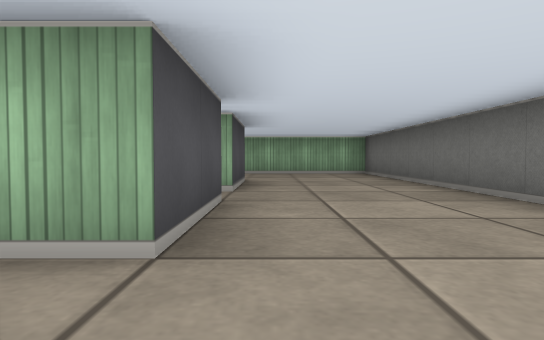
[1] (above)

24 first-person views from a walk through a cub3D level. The camera is about half as high as the walls, tilts 2° down and sees 75° across. The floor is counted in squares. Each view is taken from the middle of a square. On the plan, view 1 faces up. The plan holds only what a view shows up to about 9 squares ahead; the rest is blank.

[2]
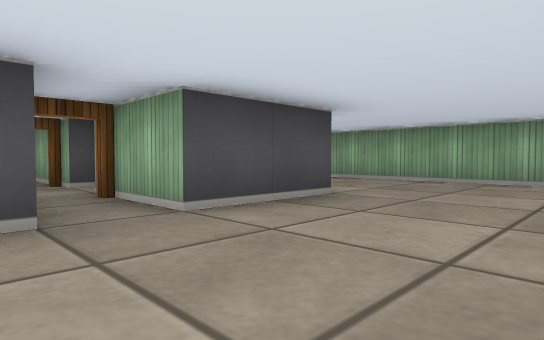

[3]
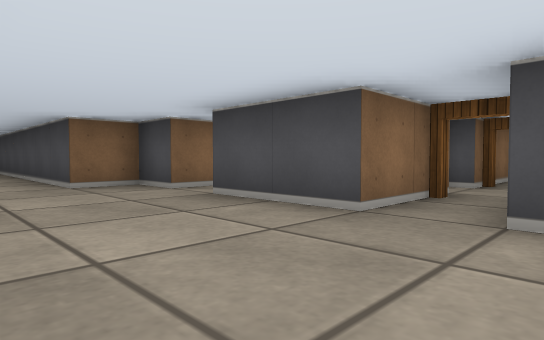

[4]
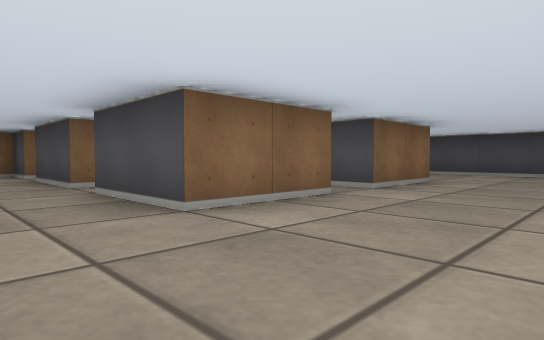

[5]
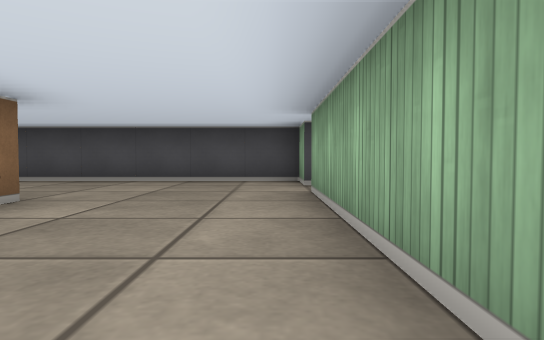

[6]
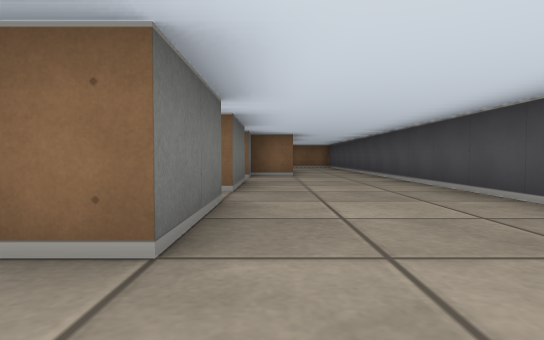

[7]
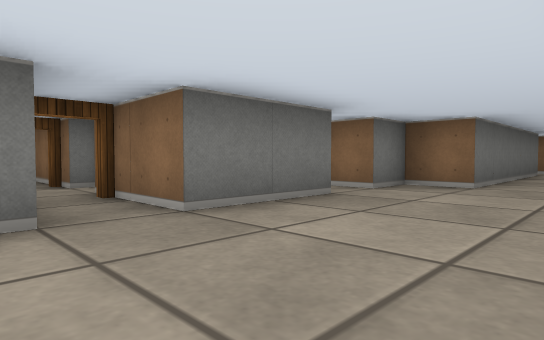

[8]
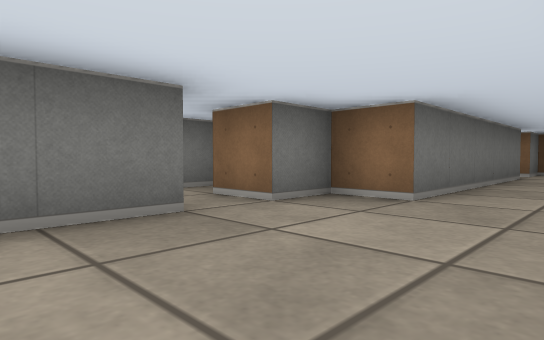

[9]
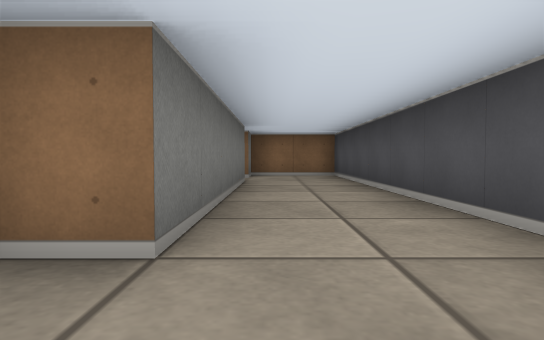

[10]
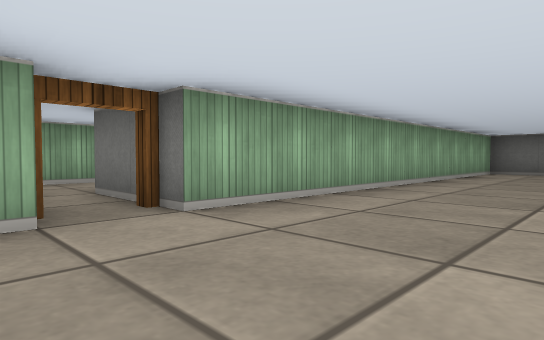

[11]
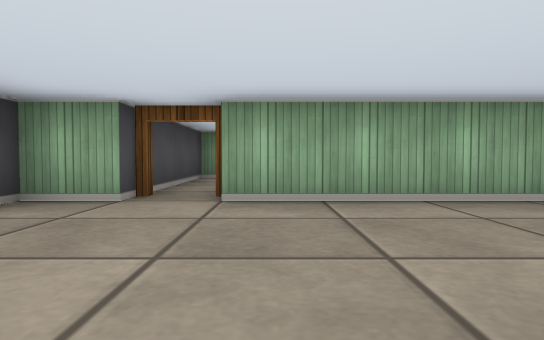

[12]
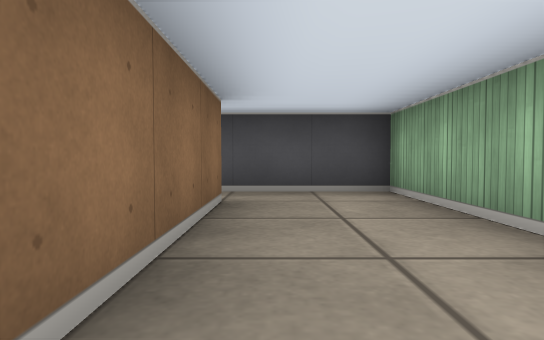

[13]
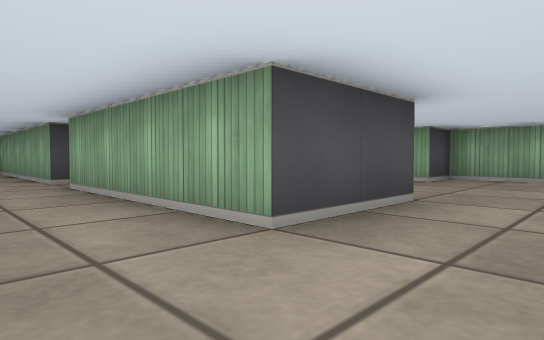

[14]
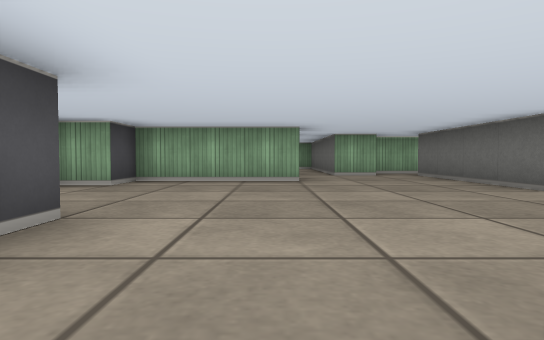

[15]
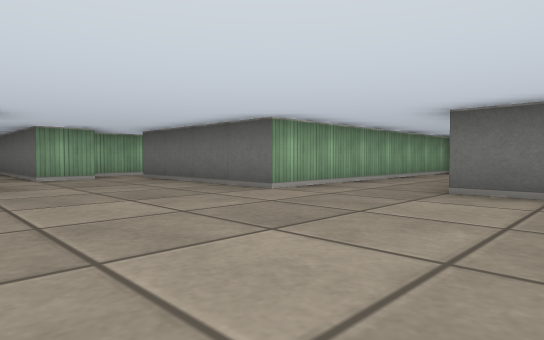

[16]
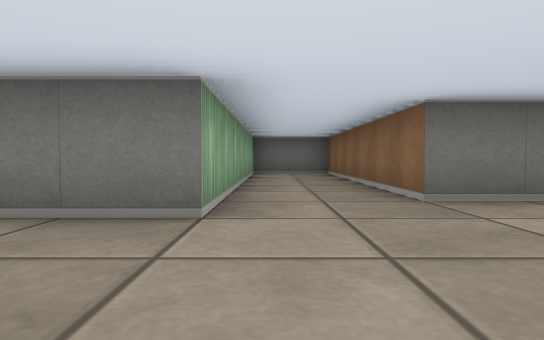

[17]
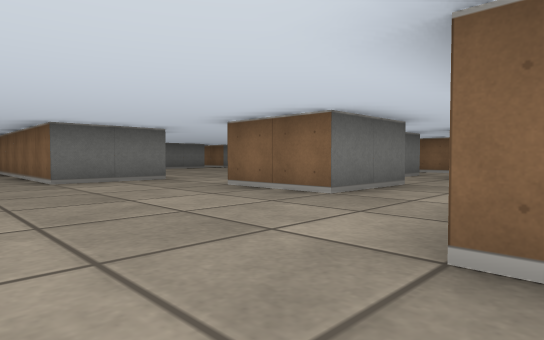

[18]
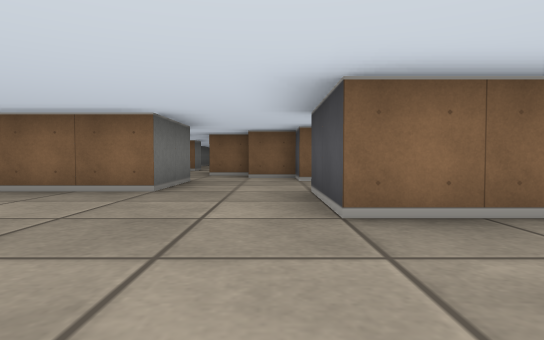

[19]
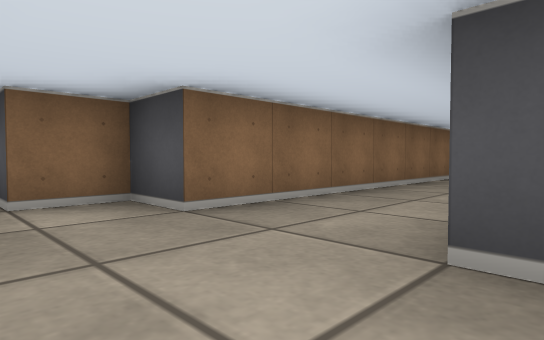

[20]
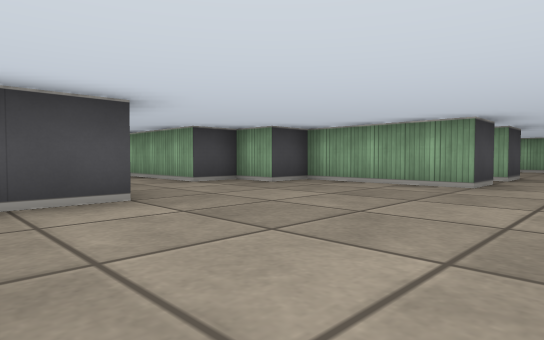

[21]
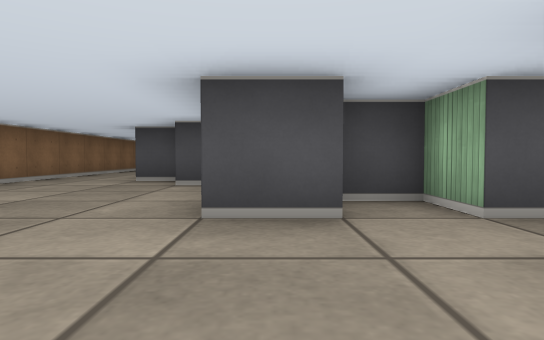

[22]
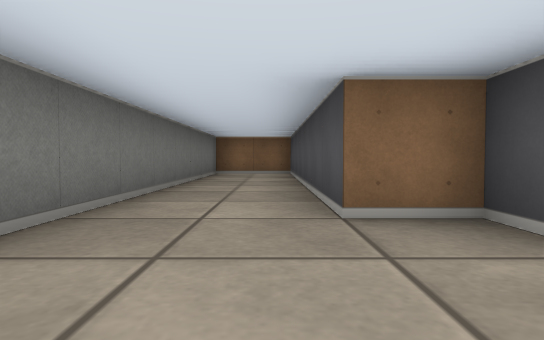

[23]
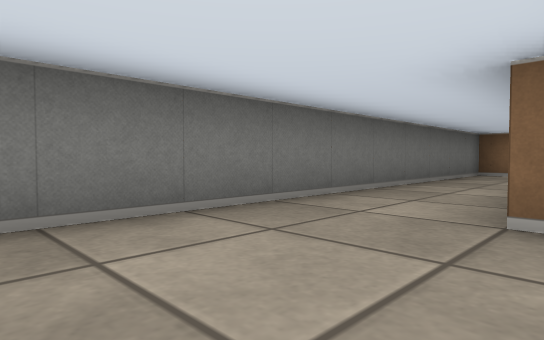

[24]
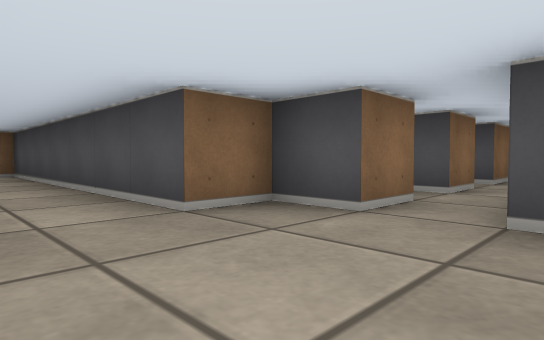

### Floor plan
Key: @ floor where view 1 was taken; # wall or solid block; . floor; D open door.
Columns run from 9 left of view 1 to 14 right of it. Each row starts with its distance up from view 1.
 25                #
 24              ..#
 23              ..###
 22             ##.#..
 21             #....#
 20           ####...#
 19          ##......#
 18        ###.......#######
 17         ................
 16        .................
 15       ######......######
 14  ######D####......#
 13  #............##...
 12  #............#  ..
 11  #.#########...
 10 ##D##########..
  9 #...........##.#
  8 #...........#
  7 #...........#
  6 #...##.##...#
  5 #...##D##...#
  4 #....D.D....#
  3 #...##D##...#
  2 #...#   #...#
  1 #...........#
  0 #...#.#.#@..#
 -1 #..##   ##..#
 -2 #..#     #..#
 -3 #..#     #..#
 -4 #..#     #..#
 -5 #..#     #..#
 -6 #..D     #..#
 -7 #..#     #..#
 -8 ####     ####

Positions as (right, up) in squares from view 1, and headings:
1: (0, 0), facing up
2: (2, 3), facing up-left
3: (2, 5), facing down-left
4: (1, 9), facing down-left
5: (-2, 9), facing left
6: (-6, 8), facing down
7: (-8, 5), facing down-right
8: (-8, 3), facing down-right
9: (-7, 1), facing down
10: (-8, 7), facing up-right
11: (-6, 6), facing up
12: (-3, 12), facing left
13: (4, 12), facing up-left
14: (4, 13), facing up
15: (4, 14), facing up-right
16: (5, 17), facing right
17: (2, 17), facing down-right
18: (3, 18), facing down
19: (4, 14), facing down-left
20: (6, 14), facing up-left
21: (7, 20), facing left
22: (1, 2), facing down
23: (0, 2), facing down-right
24: (2, 2), facing down-left
